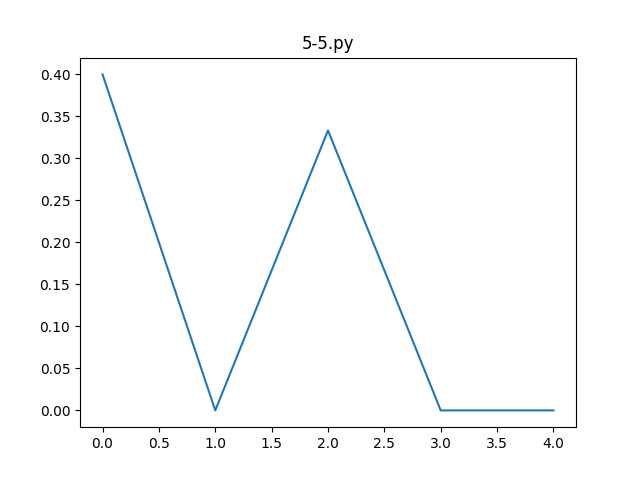

Reproduce this figure in Python.
# 5-5.py
# 使用言語 python3

import matplotlib.pyplot as plt

# サンプルデータの定義 ========================================================
N = 5         # Signal length
x = [1, 0, 1, 0, 0]
# 自己相関関数
Rr = [0,0,0,0,0]
def auto_correlate(x):
	for m in range(N-1):
		for n in range(N-1):
			if(n+m) >= N:
				break
			Rr[m] += x[n] * x[n+m]
		Rr[m] = Rr[m] / (N-m)
	return Rr

Rr = auto_correlate(x)
plt.plot(Rr)
plt.title("5-5.py")
plt.savefig("5-5.png")